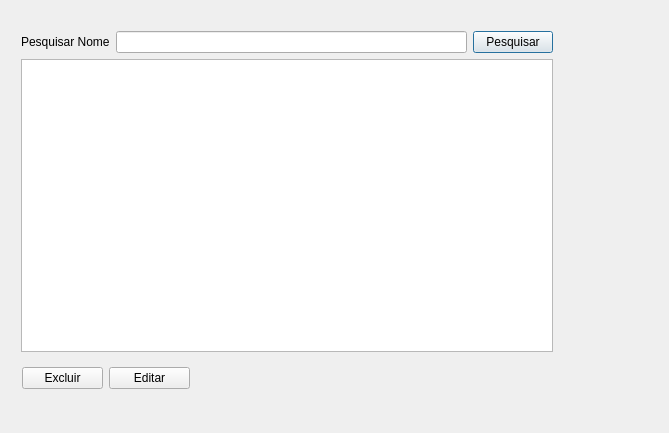
<?xml version="1.0" encoding="UTF-8"?>
<ui version="4.0">
 <class>pesquisaContatos</class>
 <widget class="QDialog" name="pesquisaContatos">
  <property name="geometry">
   <rect>
    <x>0</x>
    <y>0</y>
    <width>669</width>
    <height>433</height>
   </rect>
  </property>
  <property name="windowTitle">
   <string>Dialog</string>
  </property>
  <widget class="QWidget" name="">
   <property name="geometry">
    <rect>
     <x>21</x>
     <y>31</y>
     <width>532</width>
     <height>321</height>
    </rect>
   </property>
   <layout class="QVBoxLayout" name="verticalLayout">
    <item>
     <layout class="QHBoxLayout" name="horizontalLayout">
      <item>
       <widget class="QLabel" name="label">
        <property name="text">
         <string>Pesquisar Nome</string>
        </property>
       </widget>
      </item>
      <item>
       <widget class="QLineEdit" name="txtPesquisaNome">
        <property name="minimumSize">
         <size>
          <width>350</width>
          <height>0</height>
         </size>
        </property>
       </widget>
      </item>
      <item>
       <widget class="QPushButton" name="btnPesquisar">
        <property name="text">
         <string>Pesquisar</string>
        </property>
       </widget>
      </item>
     </layout>
    </item>
    <item>
     <widget class="QTableWidget" name="twContatos"/>
    </item>
   </layout>
  </widget>
  <widget class="QWidget" name="">
   <property name="geometry">
    <rect>
     <x>22</x>
     <y>365</y>
     <width>168</width>
     <height>26</height>
    </rect>
   </property>
   <layout class="QHBoxLayout" name="horizontalLayout_2">
    <item>
     <widget class="QPushButton" name="btnExcluir">
      <property name="text">
       <string>Excluir</string>
      </property>
     </widget>
    </item>
    <item>
     <widget class="QPushButton" name="btnEditar">
      <property name="text">
       <string>Editar</string>
      </property>
     </widget>
    </item>
   </layout>
  </widget>
 </widget>
 <resources/>
 <connections/>
</ui>
